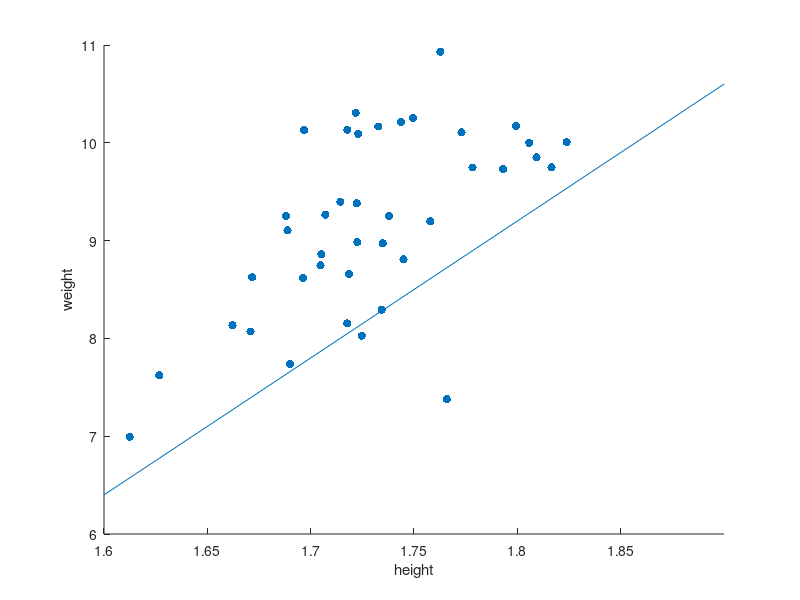

Write the MATLAB code that produced this figure. (Note: this script raises an error after producing the figure.)
clear variables;
close all;
clc;
% Load and draw points
load weightData;

scatter(X, Y, 'filled')

xlabel('height')
ylabel('weight')
% %%%%%%%%%%%%%%%%%%%%

% Perceptron 
xMin = 1.6;
xMax = 1.9;

xlim([xMin xMax]);

a = -16;
b =  14;

% Calculate y-values
fxMin = a + b .* xMin;
fxMax = a + b .* xMax;

% Plot function
hold on
plot(xlim, [fxMin, fxMax])

% %%%%%%%%%%%%%%%%%%%%

% Mean Square Error 
mseXY = mse(a, b, X, Y)

% Linear Regression
% Using the 40 samples to train
[a, b] = lingRef(X, Y);

mseOpt = mse(a, b, X, Y)

fxMin = a + b .* xMin;
fxMax = a + b .* xMax;

% Visualizacion
hold on
plot(xlim, [fxMin, fxMax])

% Using the first 20 samples
[a, b] = lingRef(X(1:20,:), Y(1:20,:));
mseFirst = mse(a, b, X, Y)

fxMin = a + b .* xMin;
fxMax = a + b .* xMax;

% Visualizacion
hold on
plot(xlim, [fxMin, fxMax])

% Using the first 20 samples
[a, b] = lingRef(X(21:40,:), Y(21:40,:));
mseLast = mse(a, b, X, Y)

fxMin = a + b .* xMin;
fxMax = a + b .* xMax;

% Visualizacion
hold on
plot(xlim, [fxMin, fxMax])

legend({'Samples', 'Original', 'Optimal', '20 first', '20 last'}, ...
       'Location', 'northwest')

